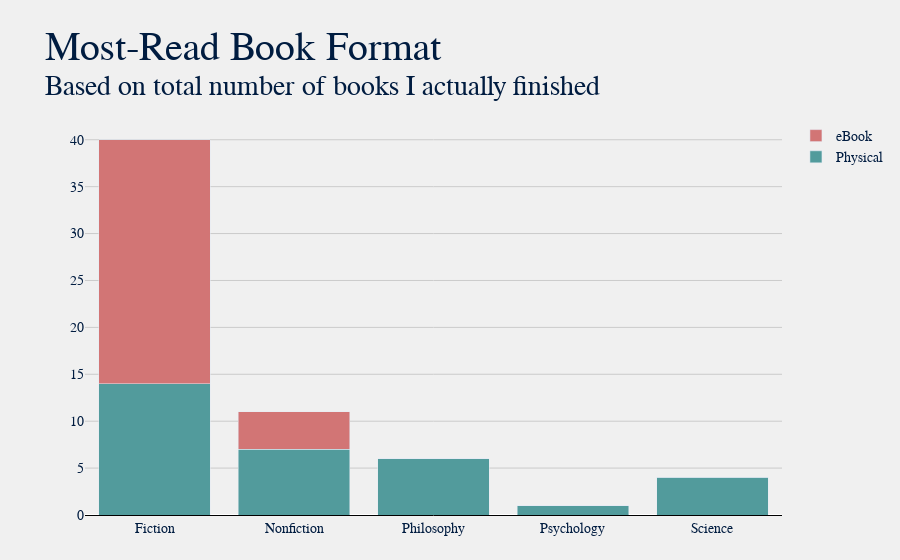

Notebook source saved alongside this figure:
### Code cell
title = "Most-Read Book Format"
sub = f"Based on total number of books I actually finished"
plot.gen_stacked_bar_graph(format_df, title, sub)

### Figure 1 — Plotly figure (JSON) as saved in the notebook; plotly's stock layout.template omitted (floating-point values rounded to 4 significant figures)
{"data": [{"customdata": ["Physical", "Physical", "Physical", "Physical", "Physical"], "hovertemplate": "<b>%{customdata}</b>: %{y}<extra></extra>", "marker": {"color": "#529b9c"}, "name": "Physical", "type": "bar", "x": ["Fiction", "Nonfiction", "Philosophy", "Psychology", "Science"], "y": [14, 7, 6, 1, 4]}, {"customdata": ["eBook", "eBook", "eBook", "eBook", "eBook"], "hovertemplate": "<b>%{customdata}</b>: %{y}<extra></extra>", "marker": {"color": "#d27575"}, "name": "eBook", "type": "bar", "x": ["Fiction", "Nonfiction", "Philosophy", "Psychology", "Science"], "y": [26, 4, 0, 0, 0]}], "layout": {"autosize": true, "barmode": "stack", "font": {"color": "#001c40", "family": "Baskerville", "size": 14}, "margin": {"b": 45, "l": 85, "r": 85, "t": 120}, "paper_bgcolor": "#f0f0f0", "plot_bgcolor": "#f0f0f0", "title": {"font": {"color": "#001c40", "family": "Baskerville, Bold", "size": 40}, "text": "Most-Read Book Format<br><sup>Based on total number of books I actually finished"}, "xaxis": {"autorange": true, "gridcolor": "#cbcbcb", "linecolor": "black", "range": [-0.5, 4.5], "showgrid": false, "showline": true, "title": {}, "type": "category"}, "yaxis": {"autorange": true, "gridcolor": "#cbcbcb", "linecolor": "black", "range": [0, 42.11], "showgrid": true, "showline": false, "showticklabels": true, "title": {}, "type": "linear"}}}
